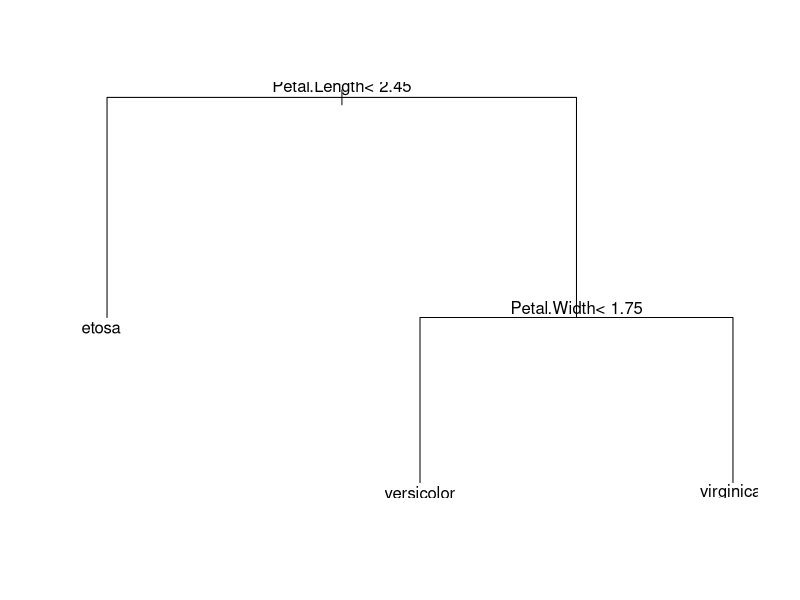

The R source for this figure:
# Install and load the rpart package (if not already installed)
options(repos = c(CRAN = "https://cloud.r-project.org"))

install.packages("rpart")
library(rpart)
# Load the iris dataset
data(iris)
# Split the data into training (70%) and testing (30%) sets
set.seed(123) # For reproducibility
sample_indices <- sample(1:nrow(iris), 0.7 * nrow(iris))
train_data <- iris[sample_indices, ]
test_data <- iris[-sample_indices, ]
# Fit the Decision Tree model
tree_model <- rpart(Species ~ ., data = train_data, method = "class")
# Print the summary of the model
summary(tree_model)
# Plot the Decision Tree
plot(tree_model)
text(tree_model, pretty = 0)
# Predict the test set
predictions <- predict(tree_model, newdata = test_data, type = "class")
# Evaluate the model's performance
confusion_matrix <- table(Predicted = predictions, Actual = test_data$Species)
print(confusion_matrix)
# Calculate accuracy
accuracy <- sum(diag(confusion_matrix)) / sum(confusion_matrix)
cat("Accuracy:", accuracy * 100, "%\n")